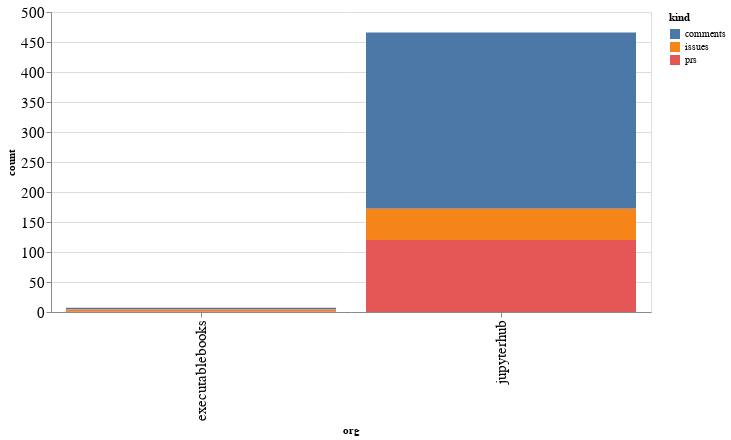

Write notebook code for a chart like this one.
### Code cell
alt.Chart(org_summaries, width=600).mark_bar().encode(
    x='org',
    y='count',
    color='kind',
    tooltip="org"
)

### Figure 1 — Vega-Lite specification as saved in the notebook (floating-point values rounded to 4 significant figures)
{"config": {"axisLeft": {"labelFontSize": 15}, "axisBottom": {"labelFontSize": 15}}, "data": {"name": "data-61441648576590e6bb6dea194409b132"}, "mark": "bar", "encoding": {"color": {"type": "nominal", "field": "kind"}, "tooltip": {"type": "nominal", "field": "org"}, "x": {"type": "nominal", "field": "org"}, "y": {"type": "quantitative", "field": "count"}}, "width": 600, "$schema": "https://vega.github.io/schema/vega-lite/v4.8.1.json", "datasets": {"data-61441648576590e6bb6dea194409b132": [{"org": "executablebooks", "kind": "comments", "count": 3}, {"org": "executablebooks", "kind": "issues", "count": 3}, {"org": "executablebooks", "kind": "prs", "count": 1}, {"org": "jupyterhub", "kind": "comments", "count": 294}, {"org": "jupyterhub", "kind": "issues", "count": 52}, {"org": "jupyterhub", "kind": "prs", "count": 120}]}}
